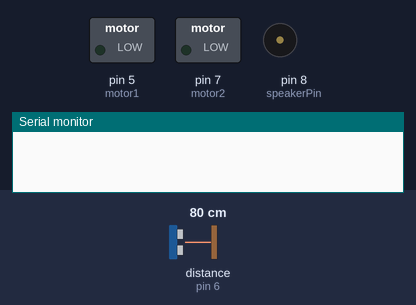
The sketch below on a simulated Arduino Uno, built with avr-gcc and run on an emulated ATmega328P. On the bench: switched loads named in the sketch (green lamp = pin HIGH), buzzer (waves = sounding), the last lines printed to the serial monitor. Wiring (inferred from the names in the program): ultrasonic range finder: trigger pin 4; echo pin 6. Dashed ring = blinking. The test bench sets the inputs (shaded band); at power-on: distance to the obstacle (sensor on pin 6) 80 cm. The echo pulse lasts 58.3 µs per cm; pins used as bus, display or sensor lines are not drawn.

Above: at 1.2 s.
1.3 s: distance to the obstacle (sensor on pin 6) set to 28 cm
2.8 s: distance to the obstacle (sensor on pin 6) set to 23 cm
At 3.45 s:
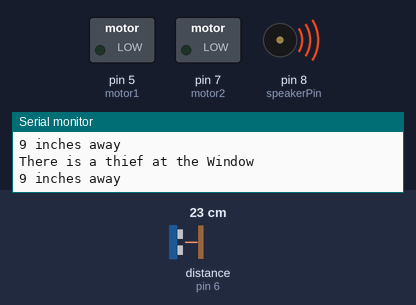
5.8 s: distance to the obstacle (sensor on pin 6) set to 14 cm
8.8 s: distance to the obstacle (sensor on pin 6) set to 11 cm
At 9.12 s:
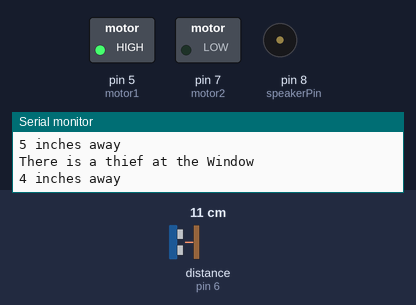
14.8 s: distance to the obstacle (sensor on pin 6) set to 18 cm
At 15.3 s:
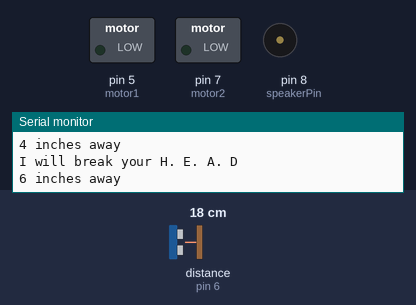
Timing chart, 0 to 18.8 s (numbered marks = the images above; inputs shaded):
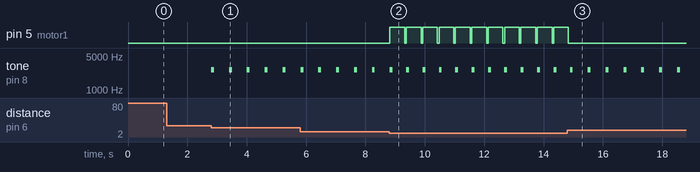

Measured:
- the behaviour switches between 26 and 25 cm on distance to the obstacle (sensor on pin 6) (found by bisection; images 0 and 1)
- the behaviour switches between 13 and 12 cm on distance to the obstacle (sensor on pin 6) (found by bisection; images 1 and 2)
- after the input at 1.3 s, every drawn part: stays the same
- after the input at 2.8 s, tone on pin 8 (speakerPin): alternates 2620 Hz for 0.10 s and silent for 0.50 s, starting at once
- after the input at 8.8 s, pin 5 (motor1): alternates HIGH for 0.50 s and LOW for 0.05 s, starting at once
- after the input at 14.8 s, pin 5 (motor1): goes on until 14.8 s, then stays LOW

The sketch:

IoT_TERM.ino
```cpp
/*
 *  사물 인터넷 설계
 *  24조 기말 프로젝트
 *  김근영 임채원 황서연
 */

#include "SoftwareSerial.h"
// 음계
#define DO  262
#define RE  294
#define ME  330
#define FA  349
#define SOL 392
#define RA  440
#define SI  494

SoftwareSerial BTSerial(2, 3);

int piano[8] = {SI,RE*2,FA*2.1,RE*2,(RA+SI)/2,DO*2.1,ME*2,RA*1.05}; // 비밀번호 틀렸을 시

//For BT
int passwordCount = 0;
String receivedPassword = ""; // 집 비밀번호 입력시 받을 string
String Password = "1234"; // 집 비밀번호

//거리 측정 센서
const int pingPin = 4;
const int EchoPin = 6;

//부저
int speakerPin = 8;

// motor 2개
int motor1 = 5;
int motor2 = 7;
int motor3 = 11;
int motor4 = 12;

//START
void setup(){
  pinMode(pingPin,OUTPUT);
  pinMode(EchoPin,INPUT);
  pinMode(motor1, OUTPUT);
  pinMode(motor2, OUTPUT);

  Serial.begin(9600);
  BTSerial.begin(9600);
}

void loop(){
// 시리얼 모니터의 입력에 따라 시작
    if (Serial.available() > 0)
    {
      BTSerial.write(Serial.read());
    }

    check_BTinput();
    check_Thief();
}

void check_BTinput()
{
  BTSerial.listen(); // 집 비밀번호 입력하는 것 체크

  if(BTSerial.available() > 0)
  {
    char tempPwd = BTSerial.read();

    receivedPassword += tempPwd;
    passwordCount++;

    Serial.println(receivedPassword);
    Serial.println(Password);

    if(passwordCount == 4)
    {
      if(receivedPassword == Password) // 입력받은 4자리 비밀번호 일치
      {
        Serial.println("Family Come to Home");
        ring_tone_success();
      }
      else // 입력받은 4자리 비밀번호 불일치
      {
        Serial.println("Enemy Detected"); // 도둑으로 간주
        ring_tone_fail();
      }

      //initialization
      receivedPassword = "";
      passwordCount = 0;
    }

  }
}

//가족 경쾌한 음악
void ring_tone_success()
{
  tone(speakerPin, DO * 1.5, 1000);
  delay(500);
  tone(speakerPin, ME * 1.5, 1000);
  delay(500);
  tone(speakerPin, SOL * 1.5, 1000);
  delay(500);
}

//도둑 침입 경고음
void ring_tone_fail()
{
  for(int i=0;i<8;i++){
      tone(speakerPin, piano[i] * 4,500);
      delay(500);
    }
}
// 창문으로 오는 도둑 체크
void check_Thief(){
  long duration, inches, cm;

  // 거리 측정 pulse 생성
  digitalWrite(pingPin, LOW);
  delayMicroseconds(2);
  digitalWrite(pingPin, HIGH);
  delayMicroseconds(5);
  digitalWrite(pingPin, LOW);

  // 핀 설정 후 거리 측정
  duration = pulseIn(EchoPin, HIGH);
  inches = microsecondsToInches(duration);

  if(inches < 5){ // 5인치 이내로 들어오면 경고음 발생
    tone(speakerPin, 2620, 100); // 경고음은 거리에 따라 다르게 주파수 설정
    Serial.print(inches);
    Serial.println(" inches away");
    trap_two();
    delay(50);
  }
  else if(inches < 10){ // 10인치 이내로 들어오면 경고음 발생
    tone(speakerPin, 2620, 100); // 경고음은 거리에 따라 다르게 주파수 설정
    Serial.print(inches);
    Serial.println(" inches away");
    trap_one();
    delay(100);
  }
}
//모터를 이용한 발걸기 함정
void trap_one()
{
  digitalWrite(motor3, LOW);
  digitalWrite(motor4, LOW);

  digitalWrite(motor3, HIGH);
  digitalWrite(motor4, LOW);
  delay(500);
  digitalWrite(motor3, LOW);
  digitalWrite(motor4, LOW);

  Serial.println("There is a thief at the Window");
}
//모터 이용한 벽돌, 압정 함정
void trap_two()
{
  digitalWrite(motor1, LOW);
  digitalWrite(motor2, LOW);

  digitalWrite(motor1, HIGH);
  digitalWrite(motor2, LOW);
  delay(500);
  digitalWrite(motor1, LOW);
  digitalWrite(motor2, LOW);

  Serial.println("I will break your H. E. A. D");
}

long microsecondsToInches(long microseconds){
  return microseconds / 74 / 2;
} // 시간에 따라 거리 inch를 구하는 함수
```
